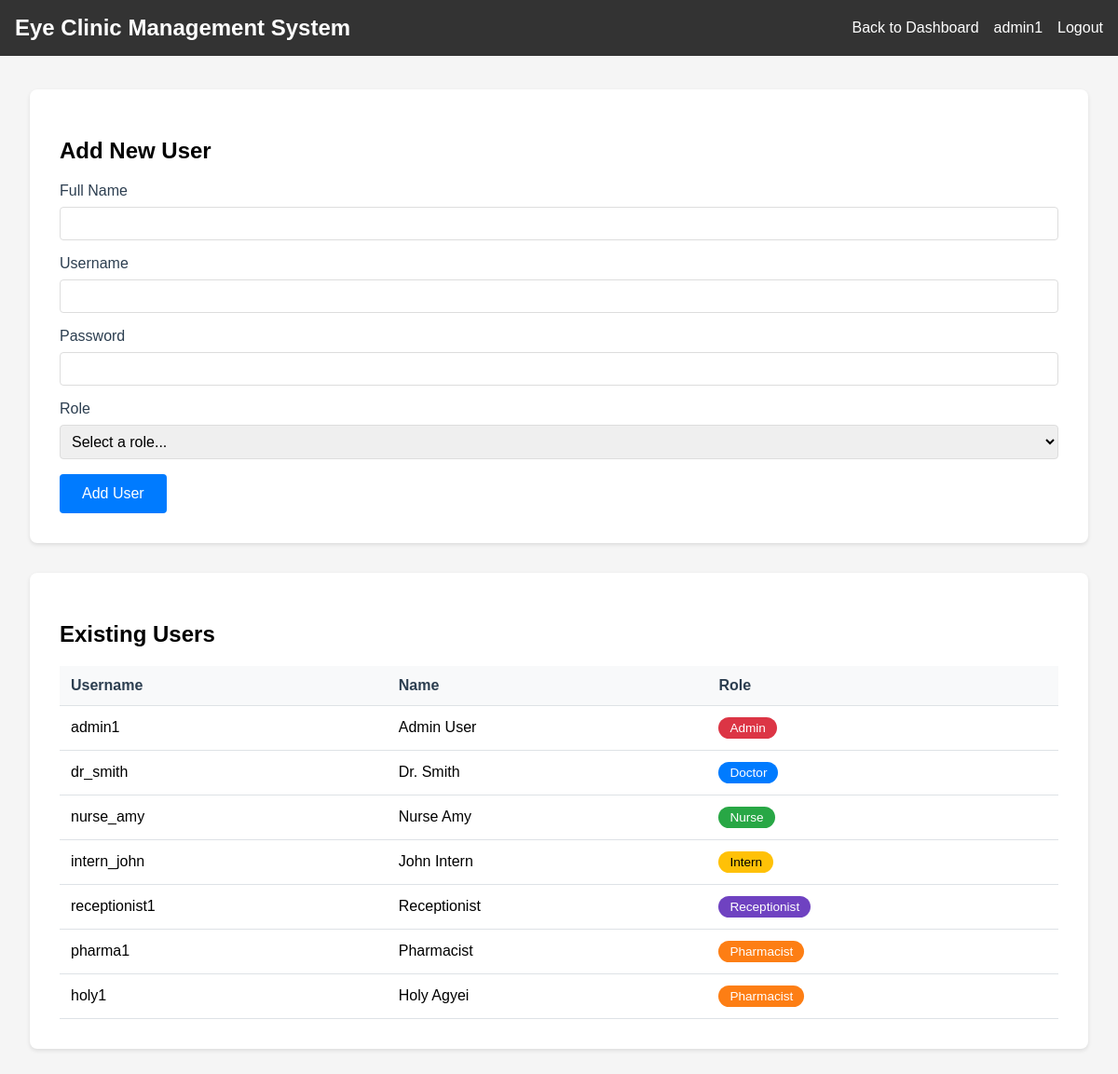
The app's page /manage_users (signed in) with its own data.
### models.py (models this page shows, shortened)
class User(db.Model):
    id = db.Column(db.Integer, primary_key=True)
    username = db.Column(db.String(80), unique=True, nullable=False)
    password_hash = db.Column(db.String(120), nullable=False)
    role = db.Column(db.String(80), nullable=False)
    name = db.Column(db.String(120))
    status = db.Column(db.String(20), default='active')
    last_login = db.Column(db.DateTime, default=datetime.utcnow)
    custom_permissions = db.Column(db.String(500))  # Store tab permissions as comma-separated string
    created_at = db.Column(db.DateTime, default=datetime.utcnow)
    updated_at = db.Column(db.DateTime, default=datetime.utcnow, onupdate=datetime.utcnow)

### app.py (the view, shortened to what this page needs)
@app.route('/manage_users', methods=['GET', 'POST'])
@login_required
@admin_required
def manage_users():
    return render_template('manage_users.html',
                         username=session['username'],
                         role=session['role'],
                         users=User.query.all(),
                         available_roles=AVAILABLE_ROLES)

### app.py (called while the page is built)
def login_required(f):
    @wraps(f)
    def decorated_function(*args, **kwargs):
        if 'username' not in session:
            flash('Please log in first.')
            return redirect(url_for('login'))
        return f(*args, **kwargs)
    return decorated_function

def admin_required(f):
    @wraps(f)
    def decorated_function(*args, **kwargs):
        if 'role' not in session or session['role'] != 'Admin':
            flash('Admin access required.')
            return redirect(url_for('dashboard'))
        return f(*args, **kwargs)
    return decorated_function

### templates/manage_users.html (shortened to what this page needs)
<!DOCTYPE html>
<html lang="en">
<head>
</head>
<body>
    <div class="navbar">
        <div>
            <h2 style="margin: 0;">Eye Clinic Management System</h2>
        </div>
        <div style="display: flex; align-items: center; gap: 1rem;">
            <a href="{{ url_for('dashboard') }}">Back to Dashboard</a>
            <span>{{ username }}</span>
            <a href="{{ url_for('logout') }}">Logout</a>
        </div>
    </div>
    <div class="main-content">
        <div class="card">
            <h2>Add New User</h2>
            <form method="POST">
                <div class="form-group">
                    <label for="name">Full Name</label>
                    <input type="text" id="name" name="name" class="form-control" required>
                </div>
                <div class="form-group">
                    <label for="username">Username</label>
                    <input type="text" id="username" name="username" class="form-control" required>
                </div>
                <div class="form-group">
                    <label for="password">Password</label>
                    <input type="password" id="password" name="password" class="form-control" required>
                </div>
                <div class="form-group">
                    <label for="role">Role</label>
                    <select id="role" name="role" class="form-control" required>
                        <option value="">Select a role...</option>
                    </select>
                </div>
                <button type="submit" class="btn btn-primary">Add User</button>
            </form>
        </div>
        <div class="card">
            <h2>Existing Users</h2>
            <table class="users-table">
                <thead>
                    <tr>
                        <th>Username</th>
                        <th>Name</th>
                        <th>Role</th>
                    </tr>
                </thead>
                <tbody>
                    {% for user in users %}
                        <tr>
                            <td>{{ user.username }}</td>
                            <td>{{ user.name if user.name else 'N/A' }}</td>
                            <td><span class="role-badge role-{{ user.role }}">{{ user.role }}</span></td>
                        </tr>
                    {% endfor %}
                </tbody>
            </table>
        </div>
    </div>
</body>
</html>

### templates/manage_users.html (style rules this page uses)
body { font-family: Arial, sans-serif; margin: 0; padding: 0; background-color: #f5f5f5; }
.navbar { background-color: #333; padding: 1rem; color: white; display: flex; justify-content: space-between; align-items: center; position: fixed; top: 0; left: 0; right: 0; z-index: 1000; }
.navbar a { color: white; text-decoration: none; }
.main-content { margin-top: 4rem; padding: 2rem; max-width: 1200px; margin-left: auto; margin-right: auto; }
.card { background-color: white; padding: 2rem; border-radius: 8px; box-shadow: 0 2px 4px rgba(0, 0, 0, 0.1); margin-bottom: 2rem; }
.form-group { margin-bottom: 1rem; }
.form-group label { display: block; margin-bottom: 0.5rem; font-weight: 500; color: #2c3e50; }
.form-control { width: 100%; padding: 0.5rem; border: 1px solid #ddd; border-radius: 4px; font-size: 1rem; box-sizing: border-box; }
.btn { padding: 0.75rem 1.5rem; border: none; border-radius: 4px; font-size: 1rem; font-weight: 500; cursor: pointer; transition: all 0.2s; }
.btn-primary { background-color: #007bff; color: white; }
.users-table { width: 100%; border-collapse: collapse; margin-top: 1rem; }
.users-table th, .users-table td { padding: 0.75rem; text-align: left; border-bottom: 1px solid #dee2e6; }
.users-table th { background-color: #f8f9fa; font-weight: 600; color: #2c3e50; }
.role-badge { display: inline-block; padding: 0.25rem 0.75rem; border-radius: 20px; font-size: 0.85rem; font-weight: 500; }
.role-Admin { background-color: #dc3545; color: white; }
.role-Doctor { background-color: #007bff; color: white; }
.role-Nurse { background-color: #28a745; color: white; }
.role-Intern { background-color: #ffc107; color: black; }
.role-Receptionist { background-color: #6f42c1; color: white; }
.role-Pharmacist { background-color: #fd7e14; color: white; }

### records on screen
User: username "admin1", name "Admin User", role "Admin"
User: username "dr_smith", name "Dr. Smith", role "Doctor"
User: username "nurse_amy", name "Nurse Amy", role "Nurse"
User: username "intern_john", name "John Intern", role "Intern"
User: username "receptionist1", name "Receptionist", role "Receptionist"
User: username "pharma1", name "Pharmacist", role "Pharmacist"
User: username "holy1", name "Holy Agyei", role "Pharmacist"
